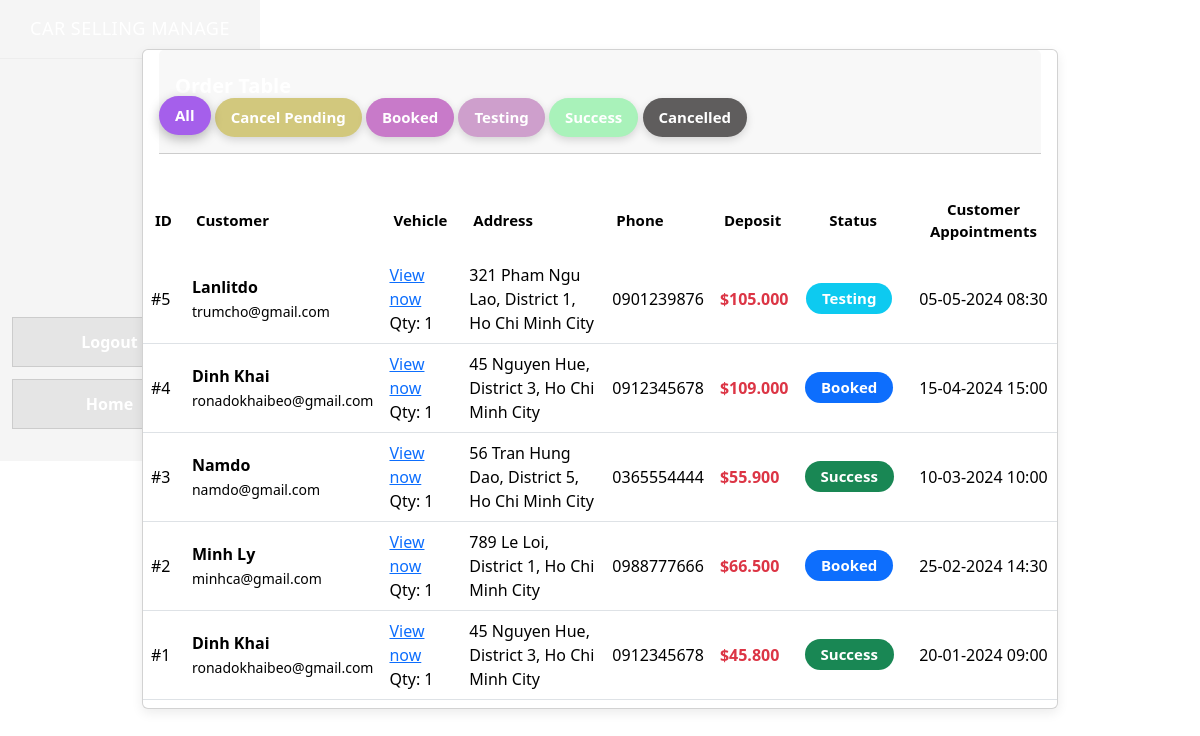
The app's page /admin/order.php with its own data.
### tables this page shows
CREATE TABLE orders (
    order_id INT AUTO_INCREMENT PRIMARY KEY,
    customer_id INT NOT NULL, 
    status INT(11) NOT NULL DEFAULT 2, 
    total_amount DECIMAL(15, 2) NOT NULL DEFAULT 0.00,
    deposit DECIMAL(15, 2) DEFAULT 0.00,
    shipping_name VARCHAR(255),
    shipping_phone VARCHAR(20),
    shipping_address TEXT,
    test_drive_date DATE,
    test_drive_time TIME,
    showroom VARCHAR(50),
    created_at timestamp NOT NULL DEFAULT current_timestamp(), 
    CONSTRAINT fk_orders_customer FOREIGN KEY (customer_id) REFERENCES customer(customer_id)
);

CREATE TABLE customer (
    customer_id INT AUTO_INCREMENT PRIMARY KEY,
    name VARCHAR(255) NOT NULL,
    age INT, 
    phone_number VARCHAR(20),
    email VARCHAR(255),
    dob DATE, 
    username VARCHAR(100) UNIQUE,
    address varchar(191) DEFAULT NULL, 
    password VARCHAR(255),
    role VARCHAR(20) DEFAULT 'user' 
);

### admin/order.php (the view, shortened to what this page needs)
<?php
include("dbconn.php");
$type = isset($_GET['type']) ? (int)$_GET['type'] : -1;
$sql = "
    SELECT
        o.order_id,
        o.status,
        o.test_drive_date,o.test_drive_time,
        o.deposit,
        c.email,
        COALESCE(o.shipping_name, c.name) AS display_name,
        COALESCE(o.shipping_phone, c.phone_number) AS display_phone,
        COALESCE(o.shipping_address, c.address) AS display_address,
        SUM(od.quantity) AS quantity,
        MIN(v.model) AS vehicle_model
    FROM orders o
    JOIN customer c ON o.customer_id = c.customer_id
    LEFT JOIN order_detail od ON o.order_id = od.order_id
    LEFT JOIN vehicle v ON od.vehicle_id = v.vehicle_id
";
$sql .= " GROUP BY o.order_id ORDER BY o.created_at DESC";
$orders = mysqli_query($link, $sql);
?>
<!DOCTYPE html>
<html lang="en">
<head>
    <link rel="stylesheet" href="bootstrap.min.css">
    <link rel="stylesheet" href="./css/admin_order.css">
</head>
<body>
<div class="layout">
    <?php include("header.php"); ?>
<div class="container-fluid">
<div class="row">
<div class="col-12">
<div class="card my-4">
    <div class="card-header p-0 position-relative mt-n4 mx-3 z-index-2">
        <div class="bg-gradient-primary shadow-primary border-radius-lg pt-4 pb-3">
            <h6 class="text-white text-capitalize ps-3">Order table</h6>
            <a href="order.php" class="filter-btn all <?= $type == -1 ? 'active' : '' ?>">All</a>
            <a href="order.php?type=1" class="filter-btn warning <?= $type == 1 ? 'active' : '' ?>">Cancel Pending</a>
            <a href="order.php?type=2" class="filter-btn primary <?= $type == 2 ? 'active' : '' ?>">Booked</a>
            <a href="order.php?type=3" class="filter-btn info <?= $type == 3 ? 'active' : '' ?>">Testing</a>
            <a href="order.php?type=4" class="filter-btn success <?= $type == 4 ? 'active' : '' ?>">Success</a>
            <a href="order.php?type=5" class="filter-btn secondary <?= $type == 5 ? 'active' : '' ?>">Cancelled</a>
        </div>
    </div>
    <div class="card-body px-0 pb-2">
        <div class="table-responsive p-0">
            <table class="table align-items-center mb-0 mt-3">
                <thead>
                <tr>
                    <th>ID</th>
                    <th>Customer</th>
                    <th>Vehicle</th>
                    <th>Address</th>
                    <th>Phone</th>
                    <th>Deposit</th>
                    <th class="text-center">Status</th>
                    <th class="text-center">Customer Appointments</th>
                </tr>
                </thead>
                <tbody>
                <?php while ($order = mysqli_fetch_assoc($orders)) { ?>
                <tr>
                    <td>#<?= $order['order_id'] ?></td>
                    <td>
                        <b><?= htmlspecialchars($order['display_name']) ?></b><br>
                        <small><?= htmlspecialchars($order['email']) ?></small>
                    </td>
                    <td>
                        <a href="order-detail.php?order_id=<?= $order['order_id'] ?>">View now</a><br>
                        Qty: <?= $order['quantity'] ?>
                    </td>
                    <td><?= nl2br(htmlspecialchars($order['display_address'])) ?></td>
                    <td><?= htmlspecialchars($order['display_phone']) ?></td>
                    <td class="text-danger fw-bold"> $<?= number_format($order['deposit'], 0, ',', '.') ?>
</td>
                    <td class="text-center">
                    <?php
                    switch ($order['status']) {
                        case 2:
                            echo '<span class="badge bg-primary">Booked</span>';
                            break;
                        case 3:
                            echo '<span class="badge bg-info">Testing</span>';
                            break;
                        case 4:
                            echo '<span class="badge bg-success">Success</span>';
                            break;
                    }
                    ?>
                    </td>
                    <td class="text-center">
                        <?php if (!empty($order['test_drive_date']) && !empty($order['test_drive_time'])): ?>
                            <?= date(
                                'd-m-Y H:i',
                                strtotime($order['test_drive_date'] . ' ' . $order['test_drive_time'])
                            ) ?>
                        <?php else: ?>
                            <span class="text-muted">—</span>
                        <?php endif; ?>
                    </td>
                </tr>
                <?php } ?>
                </tbody>
            </table>
        </div>
    </div>
</div>
</div>
</div>
</div>
</div>
</body>
</html>

### admin/css/admin_order.css (style rules this page uses)
.layout { display: flex; width: 100%; }
.container-fluid { margin-left: 320px; padding: 25px; max-width: calc(100% - 260px); width: 80%; }
.card { border-radius: 12px; overflow: hidden; background: #fdfefe; box-shadow: 0 4px 12px rgba(0,0,0,0.08); margin-bottom: 20px; }
.card-header { padding: 15px 20px; background: #85b4e8; color: #fff; border-top-left-radius: 12px; border-top-right-radius: 12px; display: flex; flex-direction: column; align-items: flex-start; gap: 12px; }
.card-header h6 { margin: 0; font-weight: 700; font-size: 20px; }
.filter-btn { padding: 7px 22px; border-radius: 25px; font-size: 13px; font-weight: 600; cursor: pointer; border: none; color: #fff; text-decoration: none; transition: 0.25s ease; display: inline-block; box-shadow: 0 3px 8px rgba(0,0,0,0.15); }
.filter-btn.active { box-shadow: 0 4px 14px rgba(0,0,0,0.25); transform: translateY(-2px); }
.filter-btn.all { border-radius: 25px; padding: 8px 16px; font-size: 15px; background: #a55feb; }
.filter-btn.primary { border-radius: 25px; padding: 8px 16px; font-size: 15px; background: #c87ac9; }
.filter-btn.info { border-radius: 20px; padding: 8px 16px; font-size: 15px; background: #ce9fcc; }
.filter-btn.success { border-radius: 20px; padding: 8px 16px; font-size: 15px; background: #a9f2ba; }
.filter-btn.warning { border-radius: 20px; padding: 8px 16px; font-size: 15px; background: #d2c87d; }
.filter-btn.secondary { border-radius: 20px; padding: 8px 16px; font-size: 15px; background: #5f5d5d; }
.filter-btn.active { box-shadow: 0 4px 12px rgba(0,0,0,0.28); transform: translateY(-2px); }
.badge { cursor: pointer; padding: 6px 14px; font-size: 14px; font-weight: 500; border-radius: 12px; text-decoration: none; transition: 0.25s; margin-right: 8px; }
.badge.bg-primary { border-radius: 25px; padding: 8px 16px; font-size: 15px; background: #c87ac9; }
.badge.bg-info { border-radius: 20px; padding: 8px 16px; font-size: 15px; background: #ce9fcc; }
.badge.bg-success { border-radius: 20px; padding: 8px 16px; font-size: 15px; background: #a9f2ba; }
.table { margin-top: 10px; border-radius: 8px; overflow: hidden; width: 100%; margin: 0; border-radius: 0; }
.table thead tr { background: #91beea; color: #ffffff; }
.table thead th { padding: 12px; font-size: 15px; font-weight: 600; border-bottom: none; }
.table td, .table th { vertical-align: middle; padding: 12px; }

### records on screen
orders: order_id "5", display_name "Lanlitdo", customer.email "trumcho@gmail.com", quantity "1", display_address "321 Pham Ngu Lao, District 1, Ho Chi Minh City", display_phone "0901239876", deposit "105.000", status "Testing", test_drive_date+test_drive_time "05-05-2024 08:30"
orders: order_id "4", display_name "Dinh Khai", customer.email "ronadokhaibeo@gmail.com", quantity "1", display_address "45 Nguyen Hue, District 3, Ho Chi Minh City", display_phone "0912345678", deposit "109.000", status "Booked", test_drive_date+test_drive_time "15-04-2024 15:00"
orders: order_id "3", display_name "Namdo", customer.email "namdo@gmail.com", quantity "1", display_address "56 Tran Hung Dao, District 5, Ho Chi Minh City", display_phone "0365554444", deposit "55.900", status "Success", test_drive_date+test_drive_time "10-03-2024 10:00"
orders: order_id "2", display_name "Minh Ly", customer.email "minhca@gmail.com", quantity "1", display_address "789 Le Loi, District 1, Ho Chi Minh City", display_phone "0988777666", deposit "66.500", status "Booked", test_drive_date+test_drive_time "25-02-2024 14:30"
orders: order_id "1", display_name "Dinh Khai", customer.email "ronadokhaibeo@gmail.com", quantity "1", display_address "45 Nguyen Hue, District 3, Ho Chi Minh City", display_phone "0912345678", deposit "45.800", status "Success", test_drive_date+test_drive_time "20-01-2024 09:00"
